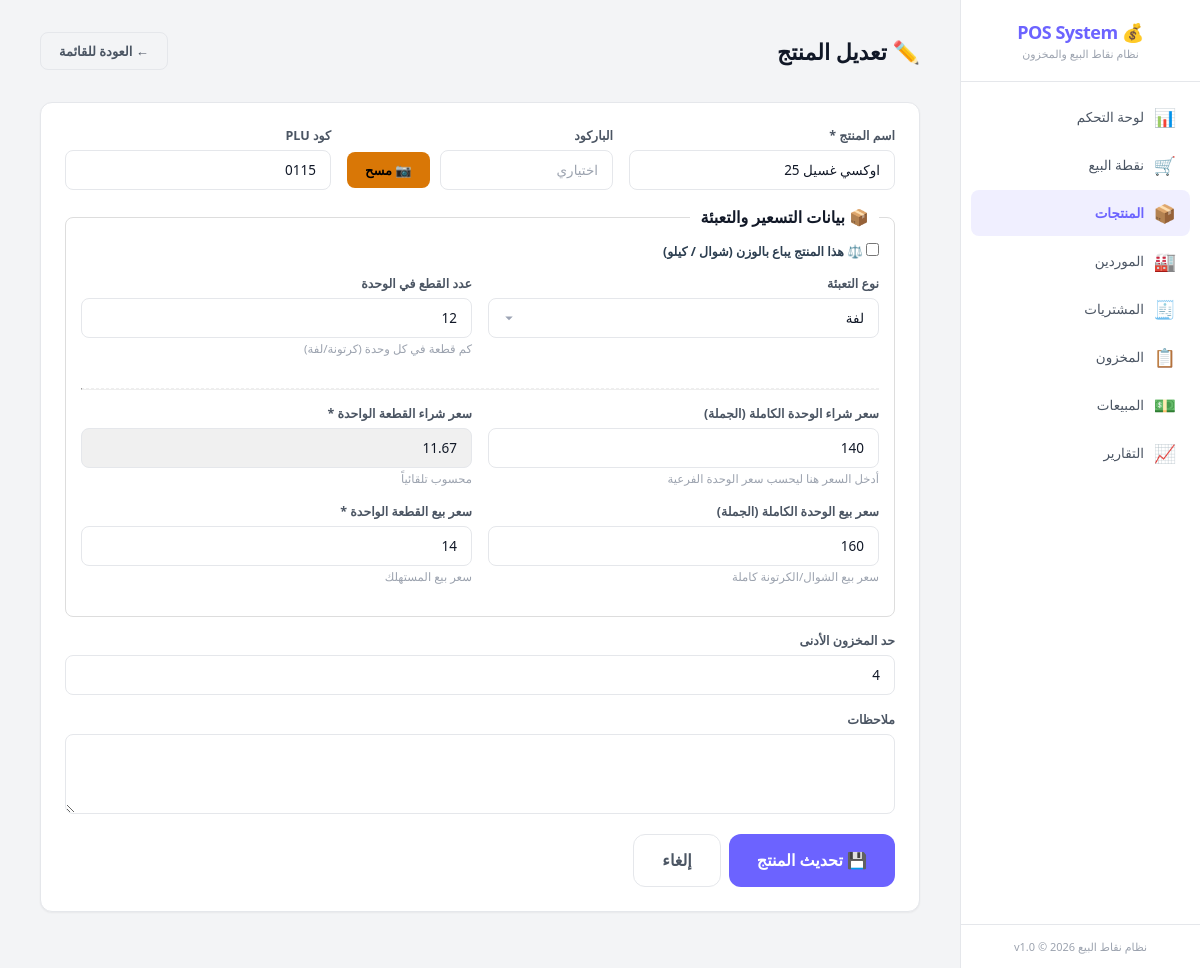
The app's page /?page=products&action=edit&id=4, older data.
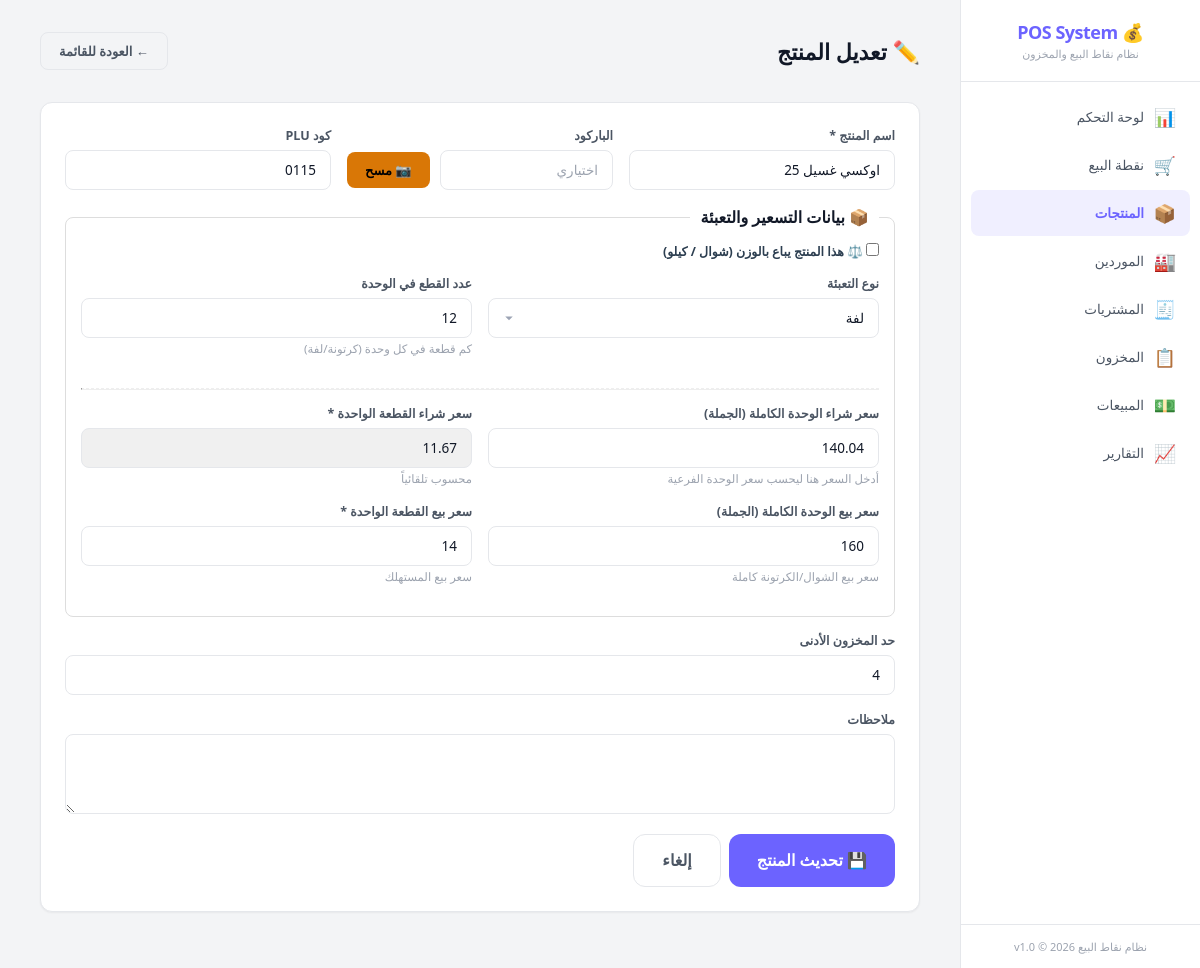
The same page, newer data.
### tables this page shows
CREATE TABLE products (
    id INTEGER PRIMARY KEY AUTOINCREMENT,
    name TEXT NOT NULL,
    barcode TEXT DEFAULT NULL,
    plu_code TEXT DEFAULT NULL,
    type TEXT NOT NULL DEFAULT 'unit' CHECK(type IN ('unit', 'pack', 'weight')),
    purchase_price REAL NOT NULL DEFAULT 0,
    sale_price_unit REAL NOT NULL DEFAULT 0,
    sale_price_pack REAL DEFAULT NULL,
    pack_quantity INTEGER DEFAULT NULL,
    stock_quantity REAL NOT NULL DEFAULT 0,
    min_stock REAL NOT NULL DEFAULT 0,
    category TEXT DEFAULT NULL,
    notes TEXT DEFAULT NULL,
    is_active INTEGER NOT NULL DEFAULT 1,
    created_at TEXT NOT NULL DEFAULT (datetime('now', 'localtime')),
    updated_at TEXT NOT NULL DEFAULT (datetime('now', 'localtime'))
, pack_type TEXT DEFAULT 'كرتونة', pack_unit_quantity INTEGER DEFAULT NULL, pack_purchase_price REAL DEFAULT NULL, pack_sale_price REAL DEFAULT NULL);

### www/app/controllers/ProductController.php (called while the page is built, shortened)
<?php
class ProductController {
    private $productService;
    public function __construct() {
        $this->productService = new ProductService();
    }
    public function edit() {
        $id = $_GET['id'] ?? 0;
        $product = $this->productService->findById($id);
        include APP_PATH . '/views/layout/header.php';
        include APP_PATH . '/views/products/form.php';
        include APP_PATH . '/views/layout/footer.php';
    }
}

### www/app/config/database.php (called while the page is built, shortened)
<?php
class Database {
    private static $instance = null;
    private $pdo;
    private function __construct() {
        $this->dbPath = __DIR__ . '/../../data/pos_system.db';
        try {
            $this->pdo = new PDO('sqlite:' . $this->dbPath);
            $this->pdo->setAttribute(PDO::ATTR_ERRMODE, PDO::ERRMODE_EXCEPTION);
            $this->pdo->setAttribute(PDO::ATTR_DEFAULT_FETCH_MODE, PDO::FETCH_ASSOC);
            $this->pdo->exec('PRAGMA journal_mode = WAL');
            $this->pdo->exec('PRAGMA foreign_keys = ON');
            $this->pdo->exec('PRAGMA busy_timeout = 5000');
            $this->pdo->exec('PRAGMA synchronous = NORMAL');
            $this->pdo->exec('PRAGMA cache_size = -8000');
            $this->pdo->exec('PRAGMA temp_store = MEMORY');
        } catch (PDOException $e) {
            die('Database connection failed: ' . $e->getMessage());
        }
    }
    public static function getInstance() {
        if (self::$instance === null) {
            self::$instance = new self();
        }
        return self::$instance;
    }
    public function getConnection() {
        return $this->pdo;
    }
    public function migrate() {
        $migrationsDir = __DIR__ . '/../database/migrations/';
        $migrationFiles = glob($migrationsDir . '*.sql');
        sort($migrationFiles);
        foreach ($migrationFiles as $file) {
            $sql = file_get_contents($file);
            try {
                $this->pdo->exec($sql);
            } catch (PDOException $e) {
                if (strpos($e->getMessage(), 'already exists') === false &&
                    strpos($e->getMessage(), 'UNIQUE constraint') === false) {
                    error_log('Migration error in ' . basename($file) . ': ' . $e->getMessage());
                }
            }
        }
    }
}

### www/app/services/ProductService.php (called while the page is built, shortened)
<?php
class ProductService {
    private $productRepo;
    public function __construct() {
        $this->productRepo = new ProductRepository();
    }
    public function findById($id) {
        return $this->productRepo->findById($id);
    }
}

### www/app/repositories/ProductRepository.php (called while the page is built, shortened)
<?php
class ProductRepository {
    private $db;
    public function __construct() {
        $this->db = Database::getInstance()->getConnection();
    }
    public function findById($id) {
        $stmt = $this->db->prepare("SELECT * FROM products WHERE id = :id");
        $stmt->execute([':id' => $id]);
        return $stmt->fetch();
    }
}

### www/app/views/products/form.php (the view, shortened to what the changed rows need)
<?php $isEdit = !empty($product); ?>
<div class="page-header">
    <div>
        <h1><?= $isEdit ? '✏️ تعديل المنتج' : '➕ إضافة منتج جديد' ?></h1>
    </div>
    <a href="?page=products" class="btn btn-outline">← العودة للقائمة</a>
</div>
<div class="card">
    <form method="POST" action="?page=products&action=save" id="productForm">
        <div class="form-row">
            <div class="form-group">
                <label>اسم المنتج *</label>
                <input type="text" name="name" class="form-control" required value="<?= htmlspecialchars($product['name'] ?? '') ?>" placeholder="أدخل اسم المنتج">
            </div>
            <div class="form-group">
                <label>الباركود</label>
                <div style="display:flex; align-items:center;">
                    <input type="text" name="barcode" id="barcode" class="form-control" value="<?= htmlspecialchars($product['barcode'] ?? '') ?>" placeholder="اختياري" style="flex:1;">
                    <button type="button" class="btn btn-warning" onclick="startScanner()" style="margin-right:10px; min-width:80px;">📷 مسح</button>
                </div>
            </div>
            <div class="form-group">
                <label>كود PLU</label>
                <input type="text" name="plu_code" class="form-control" value="<?= htmlspecialchars($product['plu_code'] ?? '') ?>" placeholder="كود سريع">
            </div>
        </div>
        <fieldset style="border: 1px solid #ddd; padding: 15px; border-radius: 8px; margin-bottom: 15px;">
            <legend style="font-size: 16px; font-weight: bold; padding: 0 10px;">📦 بيانات التسعير والتعبئة</legend>
            <div class="form-group" style="margin-bottom: 15px;">
                <label class="custom-control custom-checkbox">
                    <input type="checkbox" id="is_weight" class="custom-control-input" onchange="toggleWeightMode()">
                    <span class="custom-control-label" style="font-weight:bold; color:#2c3e50;">⚖️ هذا المنتج يباع بالوزن (شوال / كيلو)</span>
                </label>
            </div>
            <div class="form-row">
                <div class="form-group">
                    <label id="lbl_pack_type">نوع التعبئة</label>
                    <select name="pack_type" id="pack_type" class="form-control">
                        <?php
                        $packTypes = ['كرتونة', 'لفة', 'عبوة', 'حزمة', 'صندوق', 'علبة', 'دستة', 'باكيت', 'شنطة', 'كيس', 'شوال', 'جت'];
                        foreach ($packTypes as $type):
                        ?>
                        <option value="<?= $type ?>" <?= ($product['pack_type'] ?? '') === $type ? 'selected' : '' ?>><?= $type ?></option>
                        <?php endforeach; ?>
                    </select>
                </div>
                <div class="form-group">
                    <label id="lbl_pack_qty">عدد القطع في الوحدة</label>
                    <input type="number" name="pack_unit_quantity" id="pack_unit_quantity" class="form-control" min="0.001" step="0.001" value="<?= $product['pack_unit_quantity'] ?? '' ?>" placeholder="مثال: 50">
                    <small class="text-muted" id="help_pack_qty">كم قطعة في كل وحدة</small>
                </div>
            </div>
            <hr style="margin: 15px 0; border-top: 1px dashed #eee;">
            <div class="form-row">
                <div class="form-group">
                    <label id="lbl_pack_buy">سعر شراء الوحدة الكاملة (الجملة)</label>
                    <input type="number" name="pack_purchase_price" id="pack_purchase_price" class="form-control" step="0.01" min="0" value="<?= $product['pack_purchase_price'] ?? '' ?>" placeholder="مثال: 1200">
                    <small class="text-muted">أدخل السعر هنا ليحسب سعر الوحدة الفرعية</small>
                </div>
                <div class="form-group">
                    <label id="lbl_unit_buy">سعر شراء القطعة الواحدة *</label>
                    <input type="number" name="purchase_price" id="purchase_price" class="form-control" step="0.001" min="0" required value="<?= $product['purchase_price'] ?? '0' ?>" readonly style="background-color: #f0f0f0;">
                    <small class="text-muted">محسوب تلقائياً</small>
                </div>
            </div>
            <div class="form-row">
                <div class="form-group">
                    <label id="lbl_pack_sell">سعر بيع الوحدة الكاملة (الجملة)</label>
                    <input type="number" name="pack_sale_price" id="pack_sale_price" class="form-control" step="0.01" min="0" value="<?= $product['pack_sale_price'] ?? '' ?>" placeholder="مثال: 1500">
                    <small class="text-muted">سعر بيع الشوال/الكرتونة كاملة</small>
                </div>
                <div class="form-group">
                    <label id="lbl_unit_sell">سعر بيع القطعة الواحدة *</label>
                    <input type="number" name="sale_price_unit" class="form-control" step="0.001" min="0" required value="<?= $product['sale_price_unit'] ?? '0' ?>">
                    <small class="text-muted">سعر بيع المستهلك</small>
                </div>
            </div>
        </fieldset>
        <div class="form-row">
            <div class="form-group">
                <label>حد المخزون الأدنى</label>
                <input type="number" name="min_stock" class="form-control" step="0.01" min="0" value="<?= $product['min_stock'] ?? '0' ?>">
            </div>
        </div>
        <div class="form-group">
            <label>ملاحظات</label>
            <textarea name="notes" class="form-control" rows="2"><?= htmlspecialchars($product['notes'] ?? '') ?></textarea>
        </div>
        <div class="btn-group mt-2">
            <button type="submit" class="btn btn-primary btn-lg">💾 <?= $isEdit ? 'تحديث المنتج' : 'حفظ المنتج' ?></button>
            <a href="?page=products" class="btn btn-outline btn-lg">إلغاء</a>
        </div>
    </form>
</div>

Row changes from the older to the newer data that the page shows:
changed products "اوكسي غسيل 25": pack_purchase_price "140" → "140.04"
